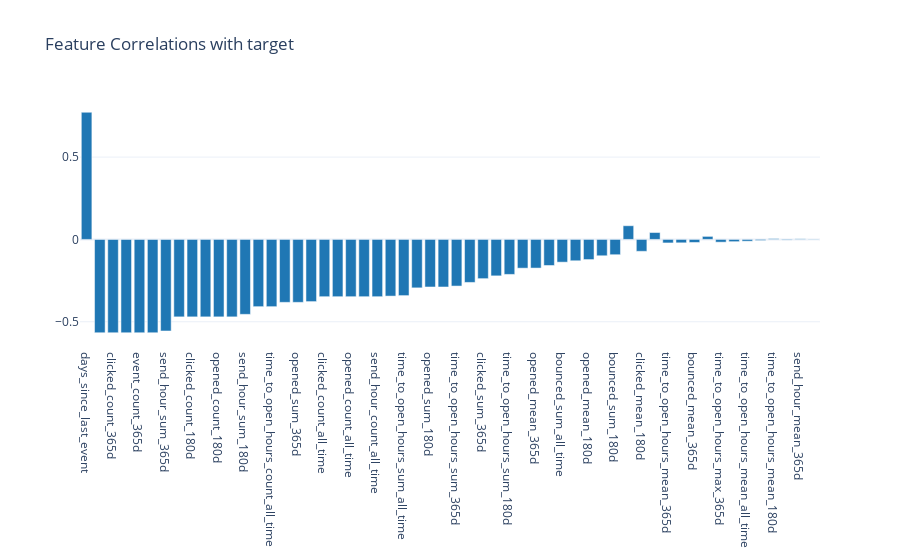

Write notebook code for a chart like this one.
### Markdown cell above
## 4.5 Feature-Target Correlations

Features ranked by absolute correlation with the target variable.

**📖 Interpretation:**
- **Positive correlation**: Higher values = more likely retained
- **Negative correlation**: Higher values = more likely churned
- **|r| > 0.3**: Moderately predictive
- **|r| > 0.5**: Strongly predictive

### Code cell
if findings.target_column and findings.target_column in df.columns:
    target = findings.target_column
    feature_cols = [
        name for name, col in findings.columns.items()
        if col.inferred_type in [ColumnType.NUMERIC_CONTINUOUS, ColumnType.NUMERIC_DISCRETE]
        and name != target
        and name not in TEMPORAL_METADATA_COLS
    ]
    
    if feature_cols:
        correlations = []
        for col in feature_cols:
            corr = df[[col, target]].corr().iloc[0, 1]
            correlations.append({"Feature": col, "Correlation": corr})
        
        corr_df = pd.DataFrame(correlations).sort_values("Correlation", key=abs, ascending=False)
        
        fig = charts.bar_chart(
            corr_df["Feature"].tolist(),
            corr_df["Correlation"].tolist(),
            title=f"Feature Correlations with {target}"
        )
        display_figure(fig)
else:
    print("Target column not available for correlation analysis.")

### Figure 1 — Plotly figure (JSON) as saved in the notebook; plotly's stock layout.template omitted (floating-point values rounded to 4 significant figures)
{"data": [{"marker": {"color": "#1f77b4"}, "type": "bar", "x": ["days_since_last_event", "bounced_count_365d", "clicked_count_365d", "opened_count_365d", "event_count_365d", "send_hour_count_365d", "send_hour_sum_365d", "event_count_180d", "clicked_count_180d", "send_hour_count_180d", "opened_count_180d", "bounced_count_180d", "send_hour_sum_180d", "opened_sum_all_time", "time_to_open_hours_count_all_time", "time_to_open_hours_count_365d", "opened_sum_365d", "opened_mean_all_time", "clicked_count_all_time", "event_count_all_time", "opened_count_all_time", "bounced_count_all_time", "send_hour_count_all_time", "send_hour_sum_all_time", "time_to_open_hours_sum_all_time", "clicked_sum_all_time", "opened_sum_180d", "time_to_open_hours_count_180d", "time_to_open_hours_sum_365d", "send_hour_max_all_time", "clicked_sum_365d", "clicked_mean_all_time", "time_to_open_hours_sum_180d", "clicked_sum_180d", "opened_mean_365d", "time_to_open_hours_max_all_time", "bounced_sum_all_time", "bounced_sum_365d", "opened_mean_180d", "clicked_mean_365d", "bounced_sum_180d", "days_since_first_event", "clicked_mean_180d", "send_hour_max_180d", "time_to_open_hours_mean_365d", "bounced_mean_all_time", "bounced_mean_365d", "send_hour_mean_180d", "time_to_open_hours_max_365d", "send_hour_max_365d", "time_to_open_hours_mean_all_time", "bounced_mean_180d", "time_to_open_hours_mean_180d", "time_to_open_hours_max_180d", "send_hour_mean_365d", "send_hour_mean_all_time"], "y": [0.7724, -0.5669, -0.5669, -0.5669, -0.5669, -0.5669, -0.5562, -0.4704, -0.4704, -0.4704, -0.4704, -0.4704, -0.4551, -0.4084, -0.4084, -0.3822, -0.3822, -0.3777, -0.3479, -0.3479, -0.3479, -0.3479, -0.3479, -0.3443, -0.3413, -0.2942, -0.2889, -0.2889, -0.2833, -0.2613, -0.2383, -0.2214, -0.2125, -0.1745, -0.1741, -0.1584, -0.1382, -0.1297, -0.1224, -0.09934, -0.09293, 0.08312, -0.07225, 0.04189, -0.0214, -0.02066, -0.01856, 0.01848, -0.0168, -0.01375, -0.01082, -0.006643, 0.00495, -0.004026, 0.003636, -0.002615]}], "layout": {"title": {"text": "Feature Correlations with target"}, "xaxis": {"title": {}}, "yaxis": {"title": {}}}}
